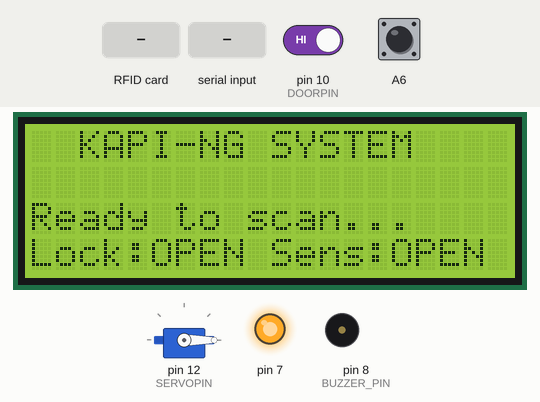
This program was run on a simulated Arduino Mega 2560, built with avr-gcc and run on an emulated ATmega2560. On the bench: 20×4 character LCD, servo, output pins drawn as LEDs (lit = HIGH), buzzer (waves = sounding). Dashed ring = blinking. The test bench sets the inputs (shaded band); at power-on: pin 10 (DOORPIN) HIGH, A6 HIGH. What the program prints to the serial monitor is not drawn.

Above: at 1.3 s.
1.4 s: RFID card 5E 7A 19 C4 held to the reader
At 1.9 s:
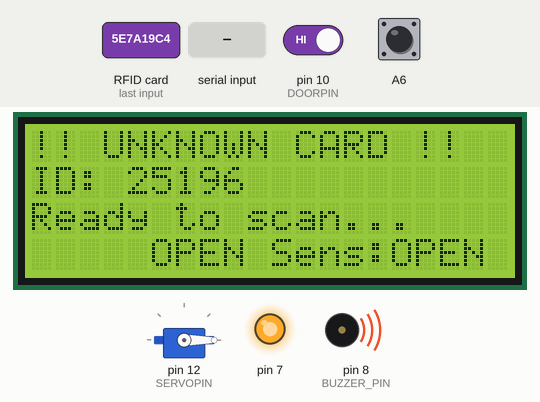
3.6 s: pin 10 (DOORPIN) driven LOW
At 4.2 s:
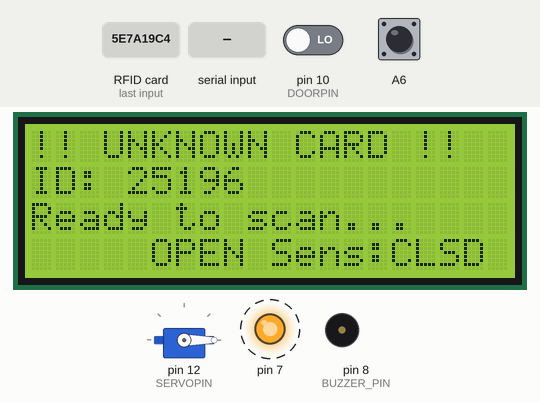
5.2 s: "kapi\n" received over Serial
At 5.5 s:
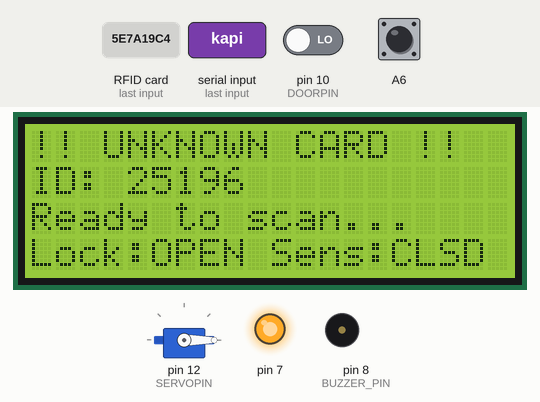
8.2 s: "HOLD_ON\n" received over Serial
At 8.6 s:
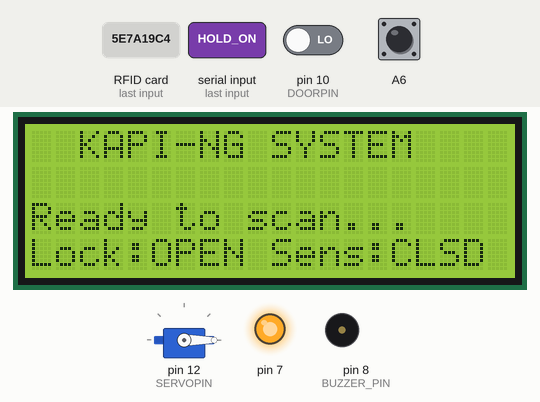
9.7 s: RFID card 5E 7A 19 C4 held to the reader
At 10.2 s:
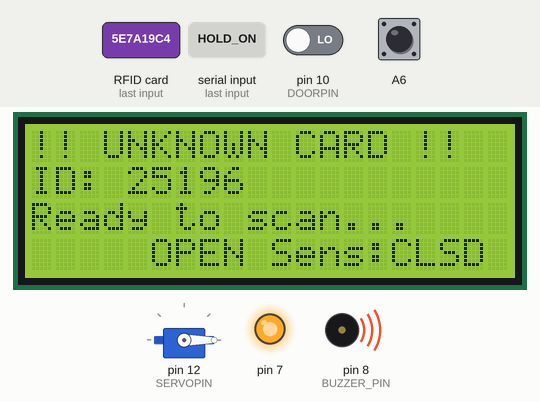
11.9 s: pin 10 (DOORPIN) driven HIGH
At 14.1 s:
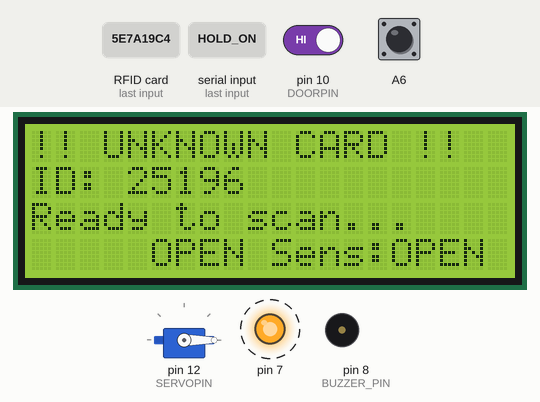
Timing chart, 0 to 14.6 s (numbered marks = the images above; inputs shaded):
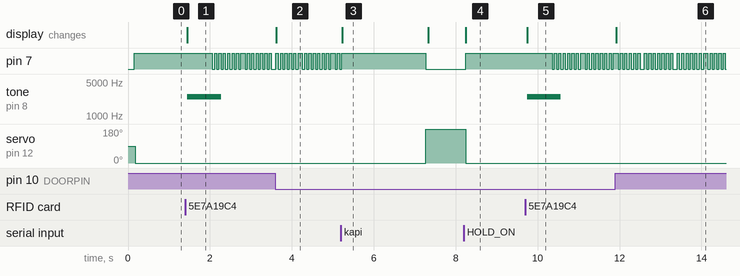

The program:

main.cpp
```cpp
#include <Arduino.h>
#include <SPI.h>
#include <Adafruit_PN532.h>
#include <CapacitiveSensor.h>
#include <Wire.h>

#include "Config.h"
#include "Blinker.h"
#include "DisplayManager.h"
#include "DoorController.h"
#include "AuthManager.h"
#include "SoundManager.h"

// Global Objects
Adafruit_PN532 nfc(PN532_IRQ, PN532_RESET);
CapacitiveSensor touch(TOUCH_SEND, TOUCH_RECEIVE);

// Global State Initialization
SystemState state = {
    .lastDoorSensorState = false,
    .rfidResetPending = false,
    .lastRfidResetTime = 0,
    .doorAutoCloseEnabled = true,
    .isDoorOpen = false,
    .doorOpenTime = 0,
    .doorTimeout = DEFAULT_TIMEOUT,
    .isSyncing = false,
    .lastSyncTime = 0,
    .dynamicUserCount = 0};
long touchThreshold = 10000;

// Serial Buffer
String serialBuffer = "";

void handleSerial()
{
  while (Serial.available() > 0)
  {
    char c = Serial.read();
    if (c == '\n')
    {
      serialBuffer.trim();
      if (serialBuffer == "kapi")
      {
        if (state.doorAutoCloseEnabled)
        {
          door(true);
          Serial.println("dokun");
        }
        else
        {
          Serial.println("Ignored: Hold Open active");
        }
      }
      else if (serialBuffer == "close")
      {
        if (state.doorAutoCloseEnabled)
        {
          door(false);
        }
        else
        {
          Serial.println("Ignored: Hold Open active");
        }
      }
      else if (serialBuffer == "CLR")
      {
        clearUsers();
        Serial.println("Users cleared");
      }
      else if (serialBuffer.startsWith("USR:"))
      {
        // Format: USR:ID:NAME
        int firstColon = serialBuffer.indexOf(':', 4);
        if (firstColon != -1)
        {
          String id = serialBuffer.substring(4, firstColon);
          String name = serialBuffer.substring(firstColon + 1);
          addUser(id, name);
          Serial.println("Added: " + name);
        }
      }
      else if (serialBuffer == "HOLD_ON")
      {
        state.doorAutoCloseEnabled = false;
        door(true);
        Serial.println("HOLD_MODE: ON");
      }
      else if (serialBuffer == "HOLD_OFF")
      {
        state.doorAutoCloseEnabled = true;
        door(false);
        Serial.println("HOLD_MODE: OFF");
      }
      else if (serialBuffer.startsWith("SET_TCH:"))
      {
        touchThreshold = serialBuffer.substring(8).toInt();
        Serial.print("TTH_SET:");
        Serial.println(touchThreshold);
      }
      else if (serialBuffer == "GET_TTH")
      {
        Serial.print("TTH:");
        Serial.println(touchThreshold);
      }
      serialBuffer = "";
    }
    else
    {
      serialBuffer += c;
    }
  }
}

void checkRfidHealth()
{
  // PN532 doesn't have a simple version register read like MFRC522,
  // but we can check if it's still responding to basic commands.
  uint32_t versiondata = nfc.getFirmwareVersion();
  if (!versiondata)
  {
    Serial.println(F("PN532 Reader unresponsive! Resetting..."));
    nfc.begin();
    nfc.SAMConfig();
  }
}

void setup()
{
  Serial.begin(9600);
  Wire.begin();
  display.begin();

  servo.attach(SERVOPIN);

  pinMode(DOORPIN, INPUT_PULLUP);
  pinMode(GPKEY, INPUT_PULLUP);

  sound.begin();
  blinker.open();

  nfc.begin();
  uint32_t versiondata = nfc.getFirmwareVersion();
  if (!versiondata) {
    Serial.print("Didn't find PN532 board");
  } else {
    Serial.print("Found chip PN5"); Serial.println((versiondata>>24) & 0xFF, HEX);
    nfc.SAMConfig();
  }

  touch.set_CS_AutocaL_Millis(0xFFFFFFFF);

  state.lastDoorSensorState = digitalRead(DOORPIN);
  display.sensorState(state.lastDoorSensorState);

  // Request users from server on boot
  Serial.println("REQ_USERS");

  door(true); // Initial state
  state.doorAutoCloseEnabled = true;
}

void loop()
{
  blinker.update();
  sound.update();
  handleSerial();

  static unsigned long lastHealthCheck = 0;
  if (millis() - lastHealthCheck > 5000)
  {
    checkRfidHealth();
    lastHealthCheck = millis();
  }

  long tchrate = touch.capacitiveSensor(30);

  static unsigned long lastTchReport = 0;
  if (millis() - lastTchReport > 200) { // Report every 200ms
    Serial.print("TCH:");
    Serial.println(tchrate);
    lastTchReport = millis();
  }

  static bool debouncedSensorState = false;
  static unsigned long lastSensorChange = 0;
  bool rawSensorState = digitalRead(DOORPIN);

  if (rawSensorState != debouncedSensorState)
  {
    if (millis() - lastSensorChange > 50) // 50ms debounce
    {
      debouncedSensorState = rawSensorState;
      display.sensorState(debouncedSensorState);
      Serial.print("Sensor: ");
      Serial.println(debouncedSensorState ? "OPEN" : "CLOSED");
    }
  }
  else
  {
    lastSensorChange = millis();
  }

  bool currentSensorState = debouncedSensorState;
  if (currentSensorState != state.lastDoorSensorState)
  {
    state.lastDoorSensorState = currentSensorState;
  }

  if (currentSensorState)
  {
    state.doorOpenTime = millis();
  }

  if (state.doorAutoCloseEnabled)
  {
    if (tchrate > touchThreshold)
    {
      if (!state.isDoorOpen) {
        sound.playBeep();
        door(true);
      }
    }
  }

  if (state.doorAutoCloseEnabled && state.isDoorOpen)
  {
    if (currentSensorState) {
        state.doorOpenTime = millis(); // Reset timer if door is physically open
    }
    if (millis() - state.doorOpenTime > state.doorTimeout)
    {
      door(false);
      Serial.println("Auto-closing door");
    }
  }

  uint8_t success;
  uint8_t uid_raw[] = { 0, 0, 0, 0, 0, 0, 0 };  // Buffer to store the returned UID
  uint8_t uidLength;                        // Length of the UID (4 or 7 bytes depending on ISO14443A card type)

  success = nfc.readPassiveTargetID(PN532_MIFARE_ISO14443A, uid_raw, &uidLength, 50); // 50ms timeout

  if (success) {
    // We only use bytes 2 and 3 for the internal ID logic to match previous MFRC522 format
    // or we can generate a consistent string representation.
    String uid = "";
    if (uidLength >= 4) {
        // Using the same 2-byte logic as before if that was the intent,
        // but typically PN532 uses the whole UID.
        // For compatibility with your current findUser, let's keep it similar.
        uid = String(uid_raw[2]) + String(uid_raw[3]);
    }

    Serial.println("New card: " + uid);

    int userIdx = findUser(uid);

    if (userIdx != -1)
    {
      String userName = getDynamicName(userIdx);
      display.showUser(uid, userName);
      Serial.println("Access granted: " + userName);
      sound.playSuccess();
      if (state.doorAutoCloseEnabled && !state.isDoorOpen)
        door(true);
    }
    else
    {
      display.showUnknown(uid);
      Serial.println("Access denied: " + uid);
      sound.playError();
      blinker.period = 100;
      blinker.duration = 50;
      blinker.state = 1;
    }
    delay(500); // Prevent multi-reads
  }
}
```

AuthManager.h
```cpp
#ifndef AUTH_MANAGER_H
#define AUTH_MANAGER_H

#include <Arduino.h>

bool issafe(String *id);
void whoami();
void noauth();

// Dual-Layer Auth Functions
void addUser(String id, String name);
void clearUsers();
int findUser(String id);
String getDynamicName(int index);
String getDynamicId(int index);

#endif
```

Blinker.h
```cpp
#ifndef BLINKER_H
#define BLINKER_H

#include <Arduino.h>

class Blinker
{
public:
    Blinker(int ipin);
    void update();
    void open();

    int period, duration, pin;
    int state; // 0: OFF, 1: BLINK, 2: SOLID ON
};

extern Blinker blinker;

#endif
```

DisplayManager.h
```cpp
#ifndef DISPLAY_MANAGER_H
#define DISPLAY_MANAGER_H

#include <Arduino.h>
#include <LiquidCrystal_I2C.h>

class Displaymanager
{
public:
    Displaymanager();
    void begin();
    void doorstate(bool state);
    void sensorState(bool isOpen);
    void showUser(String id, String name);
    void showIdle();
    void showUnknown(String id);

private:
    LiquidCrystal_I2C lcd;
};

extern Displaymanager display;

#endif
```

DoorController.h
```cpp
#ifndef DOOR_CONTROLLER_H
#define DOOR_CONTROLLER_H

#include <Arduino.h>
#include <Servo.h>
#include "Config.h"

extern Servo servo;

void door(bool state);

#endif
```

SoundManager.h
```cpp
#ifndef SOUNDMANAGER_H
#define SOUNDMANAGER_H

#include <Arduino.h>
#include "Config.h"

class SoundManager {
public:
    void begin() {
        pinMode(BUZZER_PIN, OUTPUT);
        digitalWrite(BUZZER_PIN, LOW);
    }

    void update() {
        if (state.isSoundPlaying) {
            if (millis() - state.soundStartTime >= state.soundDuration) {
                noTone(BUZZER_PIN);
                state.isSoundPlaying = false;
            }
        }
    }

    void playSuccess() {
        state.soundStartTime = millis();
        // Süre 1200ms'den 500ms'ye indirildi
        state.soundDuration = 500;
        state.isSoundPlaying = true;
        tone(BUZZER_PIN, 2200);
    }

    void playError() {
        state.soundStartTime = millis();
        // Artık hatalı girişte daha kısa/farklı ses çalıyor
        state.soundDuration = 800;
        state.isSoundPlaying = true;
        tone(BUZZER_PIN, 2500);
    }

    void playBeep() {
        state.soundStartTime = millis();
        state.soundDuration = 400;
        state.isSoundPlaying = true;
        tone(BUZZER_PIN, 2500); // Kart okuma ile aynı, çok iyi duyulan frekans
    }
};

extern SoundManager sound;

#endif
```

AuthManager.cpp
```cpp
#include "AuthManager.h"
#include "Config.h"
#include "Blinker.h"

// Layer 1: Master Failsafe List (Hardcoded safety cards)
String masterIds[] = {"807", "252166"}; // Kendi kart ID'lerinizle değiştirin
String masterNames[] = {"efekerem", "SIGORTA KARTI 2"};
int masterCount = 2;

// Layer 2: Dynamic Server Cache (RAM)
String dynamicIds[MAX_USERS];
String dynamicNames[MAX_USERS];

bool issafe(String *id)
{
    return (findUser(*id) != -1);
}

void addUser(String id, String name)
{
    if (state.dynamicUserCount < MAX_USERS)
    {
        dynamicIds[state.dynamicUserCount] = id;
        dynamicNames[state.dynamicUserCount] = name;
        state.dynamicUserCount++;
    }
}

void clearUsers()
{
    state.dynamicUserCount = 0;
}

int findUser(String id)
{
    // 1. Check Master List (Returns -100 to -2)
    for (int i = 0; i < masterCount; i++)
    {
        if (id == masterIds[i])
            return -(i + 2);
    }

    // 2. Check Dynamic Cache (Returns 0 to 49)
    for (int i = 0; i < state.dynamicUserCount; i++)
    {
        if (id == dynamicIds[i])
            return i;
    }

    // 3. Not Found
    return -1;
}

String getDynamicName(int index)
{
    if (index <= -2)
    {
        int masterIdx = -(index + 2);
        if (masterIdx >= 0 && masterIdx < masterCount)
            return masterNames[masterIdx];
    }
    if (index >= 0 && index < state.dynamicUserCount)
        return dynamicNames[index];
    return "Unknown";
}

String getDynamicId(int index)
{
    if (index <= -2)
    {
        int masterIdx = -(index + 2);
        if (masterIdx >= 0 && masterIdx < masterCount)
            return masterIds[masterIdx];
    }
    if (index >= 0 && index < state.dynamicUserCount)
        return dynamicIds[index];
    return "";
}

void whoami()
{
    Serial.print("ID Numarasi: ");
    for (int sayac = 0; sayac < 4; sayac++)
    {
        Serial.print(" ");
    }
    Serial.println("");
}

void noauth()
{
    Serial.println("sg");
    whoami();
}
```

Blinker.cpp
```cpp
#include "Blinker.h"
#include "Config.h"

Blinker::Blinker(int ipin)
{
    pin = ipin;
    pinMode(pin, OUTPUT);
}

void Blinker::update()
{
    if (state == 1) // Blinking mode
    {
        if (millis() % period < (unsigned long)duration)
        {
            digitalWrite(pin, 1);
        }
        else
            digitalWrite(pin, 0);
    }
    else if (state == 2) // Solid ON mode
    {
        digitalWrite(pin, 1);
    }
    else // OFF mode
    {
        digitalWrite(pin, 0);
    }
}

void Blinker::open()
{
    period = 5;
    duration = 1000;
    state = 0;
}

Blinker blinker(LEDO);
```

DisplayManager.cpp
```cpp
#include "DisplayManager.h"

Displaymanager::Displaymanager() : lcd(0x23, 20, 4) {}

void Displaymanager::begin()
{
    lcd.init();
    lcd.backlight();
    lcd.clear();
    showIdle();
    doorstate(false);
}

void Displaymanager::doorstate(bool state)
{
    lcd.setCursor(0, 3);
    lcd.print("Lock:");
    if (state)
        lcd.print("OPEN ");
    else
        lcd.print("LOCK ");
}

void Displaymanager::sensorState(bool isOpen)
{
    lcd.setCursor(10, 3);
    lcd.print("Sens:");
    if (isOpen)
        lcd.print("OPEN ");
    else
        lcd.print("CLSD ");
}

void Displaymanager::showUser(String id, String name)
{
    lcd.setCursor(0, 0);
    lcd.print("User: ");
    lcd.print(name);
    lcd.print("                "); // Clear line
    lcd.setCursor(0, 1);
    lcd.print("ID: ");
    lcd.print(id);
    lcd.print("                "); // Clear line
}

void Displaymanager::showIdle()
{
    lcd.setCursor(0, 0);
    lcd.print("  KAPI-NG SYSTEM    ");
    lcd.setCursor(0, 1);
    lcd.print("                    ");
    lcd.setCursor(0, 2);
    lcd.print("Ready to scan...    ");
}

void Displaymanager::showUnknown(String id)
{
    lcd.setCursor(0, 0);
    lcd.print("!! UNKNOWN CARD !!  ");
    lcd.setCursor(0, 1);
    lcd.print("ID: ");
    lcd.print(id);
    lcd.print("                ");
}

Displaymanager display;
```

DoorController.cpp
```cpp
#include "DoorController.h"
#include "Config.h"
#include "Blinker.h"
#include "DisplayManager.h"

Servo servo;

void door(bool open)
{
    display.doorstate(open);
    if (open)
    {
        state.doorOpenTime = millis();
        state.isDoorOpen = true;

        blinker.state = 2; // Solid ON when door is open
        blinker.update();

        Serial.println("door open");
        servo.write(0);
    }
    else
    {
        state.isDoorOpen = false;
        blinker.state = 0;
        blinker.update();

        servo.write(180);
        Serial.println("door closed");
        display.showIdle();
    }
}
```

SoundManager.cpp
```cpp
#include "SoundManager.h"

SoundManager sound;
```

Config.h
```cpp
#ifndef CONFIG_H
#define CONFIG_H

#include <Arduino.h>

// Pin Definitions
#define LEDO 7
#define GPKEY 2
#define PN532_IRQ 2
#define PN532_RESET 3
#define DOORPIN 10
#define SERVOPIN 12
#define BUZZER_PIN 8
#define TOUCH_SEND A7
#define TOUCH_RECEIVE A6

// Constants
#define MAX_USERS 50
extern long touchThreshold;
const unsigned long DEFAULT_TIMEOUT = 2000;

// System State Structure
struct SystemState
{
    bool lastDoorSensorState;
    bool rfidResetPending;
    unsigned long lastRfidResetTime;
    bool doorAutoCloseEnabled;
    bool isDoorOpen;
    unsigned long doorOpenTime;
    unsigned long doorTimeout;
    bool isSyncing;
    unsigned long lastSyncTime;
    int dynamicUserCount;
    // Sound state
    unsigned long soundStartTime;
    unsigned long soundDuration;
    bool isSoundPlaying;
};

extern SystemState state;

// User Data
extern String ids[];
extern String names[];
extern int kartsayisi;

#endif
```

Measured:
- after the input at 1.4 s, pin 7: alternates HIGH for 0.05 s and LOW for 0.05 s, starting after 0.66 s; tone on pin 8 (BUZZER_PIN): silent → 2500 Hz after 0.05 s, → silent 0.82 s later; the display: changes after 0.05 s (image 1)
- after the input at 3.6 s, the display: changes at once (image 2)
- after the input at 5.2 s, servo on pin 12 (SERVOPIN): 0° → 180° after 2.1 s instead of 0.42 s; the display: changes at once (image 3)
- after the input at 8.2 s, pin 7: LOW → HIGH at once; servo on pin 12 (SERVOPIN): 180° → 0° after 0.05 s; the display: changes after 0.05 s (image 4)
- after the input at 9.7 s, pin 7: alternates HIGH for 0.05 s and LOW for 0.05 s, starting after 0.66 s; tone on pin 8 (BUZZER_PIN): silent → 2500 Hz after 0.05 s, → silent 0.82 s later; the display: changes after 0.05 s (image 5)
- after the input at 11.9 s, the display: changes at once (image 6)
- what the display in image 3 shows lasts 2.1 s, from 5.2 s to 7.3 s
